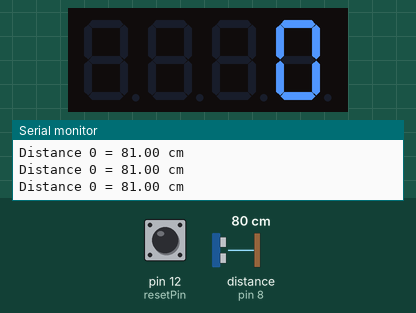
Recording of a sketch running on a simulated Arduino Uno, built with avr-gcc and run on an emulated ATmega328P. Shown: 4-digit seven-segment display, the last lines printed to the serial monitor. The test bench sets the inputs (shaded band); at power-on: distance to the obstacle (sensor on pin 8) 80 cm, pin 12 (resetPin) HIGH. The echo pulse lasts 58.3 µs per cm.

Above: at 3.2 s.
3.3 s: distance to the obstacle (sensor on pin 8) set to 60 cm
At 6.1 s:
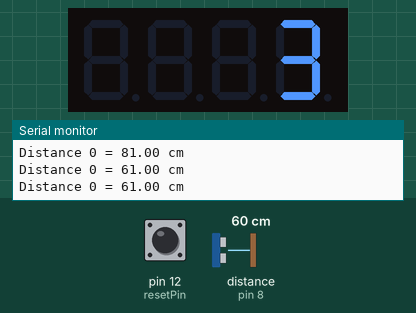
6.2 s: distance to the obstacle (sensor on pin 8) set to 4 cm
7.7 s: distance to the obstacle (sensor on pin 8) set to 2 cm
9.6 s: pin 12 (resetPin) pulled LOW for 3.2 s
15.8 s: pin 12 (resetPin) pulled LOW for 0.3 s
Timing chart, 0 to 18.8 s (numbered marks = the images above; inputs shaded):
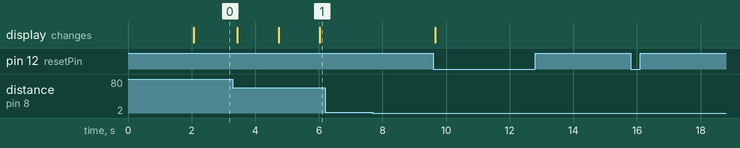

The sketch:

ultrasonic_movement_v01.ino
```cpp
// ultrasonic movement counter(project 2019-12-15_v01

#include <NewPing.h>
#include <TM1637Display.h>

// ultrasonic sensor 0
#define TRIGGER_PIN_0  8
#define ECHO_PIN_0     8
#define MAX_DISTANCE 400

// Define the TM1637Display connections pins:
#define CLK_1 2
#define DIO_1 3

NewPing sensor0(TRIGGER_PIN_0, ECHO_PIN_0, MAX_DISTANCE);
float distance0;

// Create display object of type TM1637Display:
TM1637Display display1 = TM1637Display(CLK_1, DIO_1);

// Create array that turns all segments on:
const uint8_t data[] = {0xff, 0xff, 0xff, 0xff};

// Create array that turns all segments off:
const uint8_t blank[] = {0x00, 0x00, 0x00, 0x00};

const int resetPin =12; //use to reset TM1637Display
int count=0;

void setup() {
   pinMode(12, INPUT);
   Serial.begin (9600);

   // Set the brightness:
  display1.setBrightness(7);
   // All segments on:
  display1.setSegments(data);
  delay(2000);
  display1.clear();
  display1.showNumberDec(0);
}
void loop() {

  distance0 = sensor0.ping_cm();
  delay(50);

  if(distance0 < 70 & distance0 > 50)
  {
    count++;
    display1.setSegments(blank);
    display1.showNumberDec(count);
    delay(1000);
  }

  if(digitalRead(12) ==LOW)
  {
    count =0;
    display1.setSegments(blank);
    display1.showNumberDec(count);
  }

  // Send results to Serial Monitor
  // Sensor 0
  Serial.print("Distance 0 = ");
  if (distance0 >= 400 || distance0 <= 2) {
    Serial.println("Out of range");
  }
  else {

    Serial.print(distance0);
    Serial.println(" cm");
    delay(200);
  }
}
```

Measured:
- after the input at 3.3 s, the display: first changes after 0.14 s (image 1 shows a later state)
